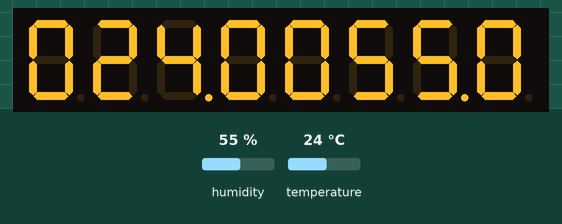
This sketch was run on a simulated Arduino Uno, built with avr-gcc and run on an emulated ATmega328P. On the bench: 8-digit seven-segment display. Wiring (inferred from the names in the program): TM1638 display and keys: STB pin 5; clock pin 4; DIO pin 3. The inputs (shaded band) are chosen by the test bench; at power-on: humidity 55 %, temperature 24 °C.

Above: at 4.8 s.
4.9 s: humidity set to 22 %
At 6.7 s:
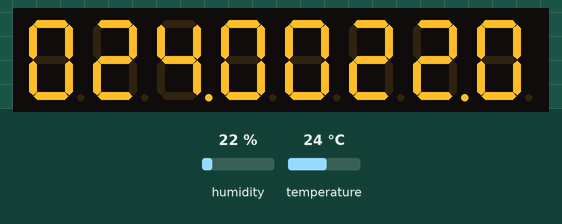
7.9 s: temperature set to 12 °C
At 9.1 s:
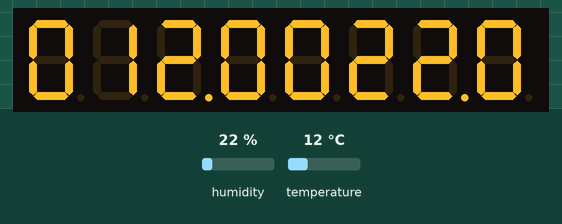
10.9 s: humidity set to 40 %
At 12.8 s:
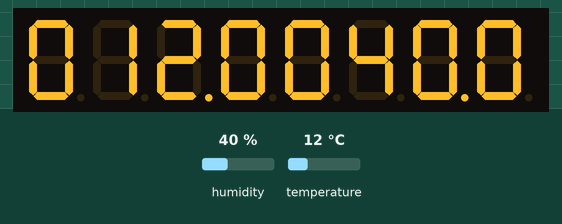
13.9 s: temperature set to 19 °C
At 15.3 s:
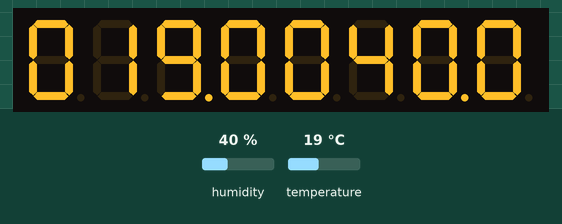
Timing chart, 0 to 16.9 s (numbered marks = the images above; inputs shaded):
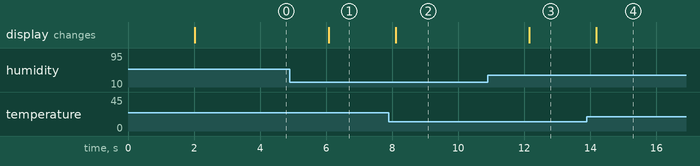

The sketch:

Humidity.ino
```cpp
// TM1638 code taken from https://github.com/moozzyk/TM1638
const int tm_strobe = 5;
const int tm_clock = 4;
const int tm_data = 3;

int d[8];
// Taken from https://github.com/adafruit/DHT-sensor-library
// Example testing sketch for various DHT humidity/temperature sensors
// Written by ladyada, public domain

#include "DHT.h"

#define DHTPIN 2     // what digital pin we're connected to

#define DHTTYPE DHT11   // DHT 11
//#define DHTTYPE DHT22   // DHT 22  (AM2302), AM2321
//#define DHTTYPE DHT21   // DHT 21 (AM2301)

// Connect pin 1 (on the left) of the sensor to +5V
// NOTE: If using a board with 3.3V logic like an Arduino Due connect pin 1
// to 3.3V instead of 5V!
// Connect pin 2 of the sensor to whatever your DHTPIN is
// Connect pin 4 (on the right) of the sensor to GROUND
// Connect a 10K resistor from pin 2 (data) to pin 1 (power) of the sensor

// Initialize DHT sensor.
// Note that older versions of this library took an optional third parameter to
// tweak the timings for faster processors.  This parameter is no longer needed
// as the current DHT reading algorithm adjusts itself to work on faster procs.
DHT dht(DHTPIN, DHTTYPE);

void setup() {

  dht.begin();
  pinMode(tm_strobe, OUTPUT);
  pinMode(tm_clock, OUTPUT);
  pinMode(tm_data, OUTPUT);
  sendCommand(0x8f);  // activate and set brightness to max
  tm_reset();

}

void loop() {
  // Wait a few seconds between measurements.
  delay(2000);

  // Reading temperature or humidity takes about 250 milliseconds!
  // Sensor readings may also be up to 2 seconds 'old' (its a very slow sensor)
  float h = dht.readHumidity();
  // Read temperature as Celsius (the default)
  float t = dht.readTemperature();
  // Read temperature as Fahrenheit (isFahrenheit = true)
  float f = dht.readTemperature(true);

  // Check if any reads failed and exit early (to try again).
  if (isnan(h) || isnan(t) || isnan(f)) {

    return;
  }

  // Compute heat index in Fahrenheit (the default)
  float hif = dht.computeHeatIndex(f, h);
  // Compute heat index in Celsius (isFahreheit = false)
  float hic = dht.computeHeatIndex(t, h, false);

 int ti = (int) (t*10);
 int hi = (int) (h*10);

 d_num1000(ti, 0);
d_num1000(hi, 4);
d[2] |= 0x80;
d[6] |= 0x80;

update_display();
}

void sendCommand(uint8_t value)
{
  digitalWrite(tm_strobe, LOW);
  shiftOut(tm_data, tm_clock, LSBFIRST, value);
  digitalWrite(tm_strobe, HIGH);
}

void tm_reset()
{
  sendCommand(0x40); // set auto increment mode
  digitalWrite(tm_strobe, LOW);
  shiftOut(tm_data, tm_clock, LSBFIRST, 0xc0);   // set starting address to 0
  for(uint8_t i = 0; i < 16; i++)
  {
    shiftOut(tm_data, tm_clock, LSBFIRST, 0x00);
  }
  digitalWrite(tm_strobe, HIGH);
}

 void d_num1000(int num, int start_index) {
                       /*0*/ /*1*/ /*2*/ /*3*/ /*4*/ /*5*/ /*6*/ /*7*/ /*8*/ /*9*/
  uint8_t digits[] = { 0x3f, 0x06, 0x5b, 0x4f, 0x66, 0x6d, 0x7d, 0x07, 0x7f, 0x6f };

 d[start_index] = digits[num/1000%10];
 d[start_index+1] = digits[num/100%10];
 d[start_index+2] = digits[(num/10)%10];
 d[start_index+3] = digits[num%10];
}

void d_time(int hour, int minute, int second, int offset, int start_index) {
                         /*0*/ /*1*/ /*2*/ /*3*/ /*4*/ /*5*/ /*6*/ /*7*/ /*8*/ /*9*/
  uint8_t digits[] = { 0x3f, 0x06, 0x5b, 0x4f, 0x66, 0x6d, 0x7d, 0x07, 0x7f, 0x6f };
  int offset_h = hour;
  int offset_m = minute + offset;
  offset_h += offset_m / 60;
  offset_m = offset_m % 60;
  d[start_index] = digits[offset_h/10];
  d[start_index+1] = digits[offset_h%10] + ((second%2 == 1) ? 0x80 : 0x00);
  d[start_index+2] = digits[offset_m/10];
  d[start_index+3] = digits[offset_m%10];
}

void update_display(void) {
  int i=0;
  sendCommand(0x40);  // set auto increment address
  digitalWrite(tm_strobe, LOW);
  shiftOut(tm_data, tm_clock, LSBFIRST, 0xc0);

  for (i=0; i<8; i++) {
    shiftOut(tm_data, tm_clock, LSBFIRST, d[i]&0xff);
    shiftOut(tm_data, tm_clock, LSBFIRST, (d[i] & 0x0100) >> 8);
  }

 digitalWrite(tm_strobe, HIGH);
}

uint8_t readButtons(void)
{
  uint8_t buttons = 0;
  digitalWrite(tm_strobe, LOW);
  shiftOut(tm_data, tm_clock, LSBFIRST, 0x42);

  pinMode(tm_data, INPUT);

  for (uint8_t i = 0; i < 4; i++)
  {
    uint8_t v = shiftIn(tm_data, tm_clock, LSBFIRST) << i;
    buttons |= v;
  }

  pinMode(tm_data, OUTPUT);
  digitalWrite(tm_strobe, HIGH);
  return buttons;
}
```

Measured:
- after the input at 4.9 s, the display: changes after 1.2 s (image 1)
- after the input at 7.9 s, the display: changes after 0.20 s (image 2)
- after the input at 10.9 s, the display: changes after 1.3 s (image 3)
- after the input at 13.9 s, the display: changes after 0.28 s (image 4)
